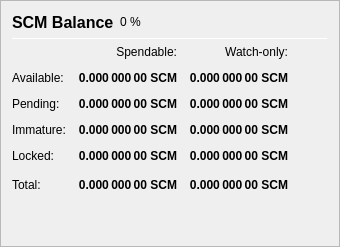
                   <widget class="QFrame" name="frame_Balances">
                    <property name="frameShape">
                     <enum>QFrame::StyledPanel</enum>
                    </property>
                    <property name="frameShadow">
                     <enum>QFrame::Raised</enum>
                    </property>
                    <layout class="QVBoxLayout" name="verticalLayout_4">
                     <item>
                      <layout class="QHBoxLayout" name="horizontalLayout_4">
                       <item>
                        <widget class="QLabel" name="label_5">
                         <property name="minimumSize">
                          <size>
                           <width>0</width>
                           <height>20</height>
                          </size>
                         </property>
                         <property name="font">
                          <font>
                           <pointsize>12</pointsize>
                           <weight>75</weight>
                           <bold>true</bold>
                          </font>
                         </property>
                         <property name="text">
                          <string>SCM Balance</string>
                         </property>
                        </widget>
                       </item>
                       <item>
                        <widget class="QLabel" name="labelSCMPercent">
                         <property name="text">
                          <string notr="true">0 %</string>
                         </property>
                        </widget>
                       </item>
                       <item>
                        <spacer name="horizontalSpacer_3">
                         <property name="orientation">
                          <enum>Qt::Horizontal</enum>
                         </property>
                         <property name="sizeHint" stdset="0">
                          <size>
                           <width>40</width>
                           <height>20</height>
                          </size>
                         </property>
                        </spacer>
                       </item>
                      </layout>
                     </item>
                     <item>
                      <widget class="Line" name="line_Balance">
                       <property name="minimumSize">
                        <size>
                         <width>0</width>
                         <height>1</height>
                        </size>
                       </property>
                       <property name="maximumSize">
                        <size>
                         <width>16777215</width>
                         <height>1</height>
                        </size>
                       </property>
                       <property name="orientation">
                        <enum>Qt::Horizontal</enum>
                       </property>
                      </widget>
                     </item>
                     <item>
                      <layout class="QGridLayout" name="gridLayout">
                       <property name="spacing">
                        <number>12</number>
                       </property>
                       <item row="0" column="1">
                        <widget class="QLabel" name="labelSpendable">
                         <property name="text">
                          <string>Spendable:</string>
                         </property>
                         <property name="alignment">
                          <set>Qt::AlignRight|Qt::AlignTrailing|Qt::AlignVCenter</set>
                         </property>
                        </widget>
                       </item>
                       <item row="0" column="2">
                        <widget class="QLabel" name="labelWatchonly">
                         <property name="text">
                          <string>Watch-only:</string>
                         </property>
                         <property name="alignment">
                          <set>Qt::AlignRight|Qt::AlignTrailing|Qt::AlignVCenter</set>
                         </property>
                        </widget>
                       </item>
                       <item row="1" column="0">
                        <widget class="QLabel" name="labelBalanceText">
                         <property name="text">
                          <string>Available:</string>
                         </property>
                        </widget>
                       </item>
                       <item row="1" column="1">
                        <widget class="QLabel" name="labelBalance">
                         <property name="font">
                          <font>
                           <weight>75</weight>
                           <bold>true</bold>
                          </font>
                         </property>
                         <property name="cursor">
                          <cursorShape>IBeamCursor</cursorShape>
                         </property>
                         <property name="toolTip">
                          <string>Your current spendable balance</string>
                         </property>
                         <property name="text">
                          <string notr="true">0.000 000 00 SCM</string>
                         </property>
                         <property name="alignment">
                          <set>Qt::AlignRight|Qt::AlignTrailing|Qt::AlignVCenter</set>
                         </property>
                         <property name="textInteractionFlags">
                          <set>Qt::LinksAccessibleByMouse|Qt::TextSelectableByKeyboard|Qt::TextSelectableByMouse</set>
                         </property>
                        </widget>
                       </item>
                       <item row="1" column="2">
                        <widget class="QLabel" name="labelWatchAvailable">
                         <property name="font">
                          <font>
                           <weight>75</weight>
                           <bold>true</bold>
                          </font>
                         </property>
                         <property name="cursor">
                          <cursorShape>IBeamCursor</cursorShape>
                         </property>
                         <property name="toolTip">
                          <string>Your current balance in watch-only addresses</string>
                         </property>
                         <property name="text">
                          <string notr="true">0.000 000 00 SCM</string>
                         </property>
                         <property name="alignment">
                          <set>Qt::AlignRight|Qt::AlignTrailing|Qt::AlignVCenter</set>
                         </property>
                         <property name="textInteractionFlags">
                          <set>Qt::LinksAccessibleByMouse|Qt::TextSelectableByKeyboard|Qt::TextSelectableByMouse</set>
                         </property>
                        </widget>
                       </item>
                       <item row="2" column="0">
                        <widget class="QLabel" name="labelPendingText">
                         <property name="text">
                          <string>Pending:</string>
                         </property>
                        </widget>
                       </item>
                       <item row="2" column="1">
                        <widget class="QLabel" name="labelUnconfirmed">
                         <property name="font">
                          <font>
                           <weight>75</weight>
                           <bold>true</bold>
                          </font>
                         </property>
                         <property name="cursor">
                          <cursorShape>IBeamCursor</cursorShape>
                         </property>
                         <property name="toolTip">
                          <string>Total of transactions that have yet to be confirmed, and do not yet count toward the spendable balance</string>
                         </property>
                         <property name="text">
                          <string notr="true">0.000 000 00 SCM</string>
                         </property>
                         <property name="alignment">
                          <set>Qt::AlignRight|Qt::AlignTrailing|Qt::AlignVCenter</set>
                         </property>
                         <property name="textInteractionFlags">
                          <set>Qt::LinksAccessibleByMouse|Qt::TextSelectableByKeyboard|Qt::TextSelectableByMouse</set>
                         </property>
                        </widget>
                       </item>
                       <item row="2" column="2">
                        <widget class="QLabel" name="labelWatchPending">
                         <property name="font">
                          <font>
                           <weight>75</weight>
                           <bold>true</bold>
                          </font>
                         </property>
                         <property name="cursor">
                          <cursorShape>IBeamCursor</cursorShape>
                         </property>
                         <property name="toolTip">
                          <string>Unconfirmed transactions to watch-only addresses</string>
                         </property>
                         <property name="text">
                          <string notr="true">0.000 000 00 SCM</string>
                         </property>
                         <property name="alignment">
                          <set>Qt::AlignRight|Qt::AlignTrailing|Qt::AlignVCenter</set>
                         </property>
                         <property name="textInteractionFlags">
                          <set>Qt::LinksAccessibleByMouse|Qt::TextSelectableByKeyboard|Qt::TextSelectableByMouse</set>
                         </property>
                        </widget>
                       </item>
                       <item row="3" column="0">
                        <widget class="QLabel" name="labelImmatureText">
                         <property name="text">
                          <string>Immature:</string>
                         </property>
                        </widget>
                       </item>
                       <item row="3" column="1">
                        <widget class="QLabel" name="labelImmature">
                         <property name="font">
                          <font>
                           <weight>75</weight>
                           <bold>true</bold>
                          </font>
                         </property>
                         <property name="cursor">
                          <cursorShape>IBeamCursor</cursorShape>
                         </property>
                         <property name="toolTip">
                          <string>Staked or masternode rewards that has not yet matured</string>
                         </property>
                         <property name="text">
                          <string notr="true">0.000 000 00 SCM</string>
                         </property>
                         <property name="alignment">
                          <set>Qt::AlignRight|Qt::AlignTrailing|Qt::AlignVCenter</set>
                         </property>
                         <property name="textInteractionFlags">
                          <set>Qt::LinksAccessibleByMouse|Qt::TextSelectableByKeyboard|Qt::TextSelectableByMouse</set>
                         </property>
                        </widget>
                       </item>
                       <item row="3" column="2">
                        <widget class="QLabel" name="labelWatchImmature">
                         <property name="font">
                          <font>
                           <weight>75</weight>
                           <bold>true</bold>
                          </font>
                         </property>
                         <property name="cursor">
                          <cursorShape>IBeamCursor</cursorShape>
                         </property>
                         <property name="toolTip">
                          <string>Staked or masternode rewards in watch-only addresses that has not yet matured</string>
                         </property>
                         <property name="text">
                          <string notr="true">0.000 000 00 SCM</string>
                         </property>
                         <property name="alignment">
                          <set>Qt::AlignRight|Qt::AlignTrailing|Qt::AlignVCenter</set>
                         </property>
                         <property name="textInteractionFlags">
                          <set>Qt::LinksAccessibleByMouse|Qt::TextSelectableByKeyboard|Qt::TextSelectableByMouse</set>
                         </property>
                        </widget>
                       </item>
                       <item row="4" column="0">
                        <widget class="QLabel" name="labelLockedBalanceText">
                         <property name="toolTip">
                          <string>Locked SCM or Masternode collaterals. These are excluded from zSCM minting.</string>
                         </property>
                         <property name="text">
                          <string>Locked:</string>
                         </property>
                        </widget>
                       </item>
                       <item row="4" column="1">
                        <widget class="QLabel" name="labelLockedBalance">
                         <property name="font">
                          <font>
                           <weight>75</weight>
                           <bold>true</bold>
                          </font>
                         </property>
                         <property name="cursor">
                          <cursorShape>IBeamCursor</cursorShape>
                         </property>
                         <property name="toolTip">
                          <string>Locked SCM or Masternode collaterals. These are excluded from zSCM minting.</string>
                         </property>
                         <property name="text">
                          <string notr="true">0.000 000 00 SCM</string>
                         </property>
                         <property name="alignment">
                          <set>Qt::AlignRight|Qt::AlignTrailing|Qt::AlignVCenter</set>
                         </property>
                         <property name="textInteractionFlags">
                          <set>Qt::LinksAccessibleByMouse|Qt::TextSelectableByKeyboard|Qt::TextSelectableByMouse</set>
                         </property>
                        </widget>
                       </item>
                       <item row="4" column="2">
                        <widget class="QLabel" name="labelWatchLocked">
                         <property name="font">
                          <font>
                           <weight>75</weight>
                           <bold>true</bold>
                          </font>
                         </property>
                         <property name="cursor">
                          <cursorShape>IBeamCursor</cursorShape>
                         </property>
                         <property name="toolTip">
                          <string>Current locked balance in watch-only addresses</string>
                         </property>
                         <property name="text">
                          <string notr="true">0.000 000 00 SCM</string>
                         </property>
                         <property name="alignment">
                          <set>Qt::AlignRight|Qt::AlignTrailing|Qt::AlignVCenter</set>
                         </property>
                         <property name="textInteractionFlags">
                          <set>Qt::LinksAccessibleByMouse|Qt::TextSelectableByKeyboard|Qt::TextSelectableByMouse</set>
                         </property>
                        </widget>
                       </item>
                       <item row="5" column="0">
                        <widget class="QLabel" name="labelTotalText">
                         <property name="toolTip">
                          <string>Your current Scamar balance, unconfirmed and immature transactions included</string>
                         </property>
                         <property name="text">
                          <string>Total:</string>
                         </property>
                        </widget>
                       </item>
                       <item row="5" column="1">
                        <widget class="QLabel" name="labelTotal">
                         <property name="font">
                          <font>
                           <weight>75</weight>
                           <bold>true</bold>
                          </font>
                         </property>
                         <property name="cursor">
                          <cursorShape>IBeamCursor</cursorShape>
                         </property>
                         <property name="toolTip">
                          <string>Your current Scamar balance, unconfirmed and immature transactions included</string>
                         </property>
                         <property name="text">
                          <string notr="true">0.000 000 00 SCM</string>
                         </property>
                         <property name="alignment">
                          <set>Qt::AlignRight|Qt::AlignTrailing|Qt::AlignVCenter</set>
                         </property>
                         <property name="textInteractionFlags">
                          <set>Qt::LinksAccessibleByMouse|Qt::TextSelectableByKeyboard|Qt::TextSelectableByMouse</set>
                         </property>
                        </widget>
                       </item>
                       <item row="5" column="2">
                        <widget class="QLabel" name="labelWatchTotal">
                         <property name="font">
                          <font>
                           <weight>75</weight>
                           <bold>true</bold>
                          </font>
                         </property>
                         <property name="cursor">
                          <cursorShape>IBeamCursor</cursorShape>
                         </property>
                         <property name="toolTip">
                          <string>Current total balance in watch-only addresses</string>
                         </property>
                         <property name="text">
                          <string notr="true">0.000 000 00 SCM</string>
                         </property>
                         <property name="alignment">
                          <set>Qt::AlignRight|Qt::AlignTrailing|Qt::AlignVCenter</set>
                         </property>
                         <property name="textInteractionFlags">
                          <set>Qt::LinksAccessibleByMouse|Qt::TextSelectableByKeyboard|Qt::TextSelectableByMouse</set>
                         </property>
                        </widget>
                       </item>
                       <item row="5" column="3">
                        <spacer name="horizontalSpacer_9">
                         <property name="orientation">
                          <enum>Qt::Horizontal</enum>
                         </property>
                         <property name="sizeHint" stdset="0">
                          <size>
                           <width>40</width>
                           <height>20</height>
                          </size>
                         </property>
                        </spacer>
                       </item>
                      </layout>
                     </item>
                     <item>
                      <spacer name="verticalSpacer_3">
                       <property name="orientation">
                        <enum>Qt::Vertical</enum>
                       </property>
                       <property name="sizeHint" stdset="0">
                        <size>
                         <width>20</width>
                         <height>40</height>
                        </size>
                       </property>
                      </spacer>
                     </item>
                    </layout>
                   </widget>
